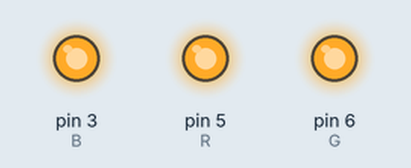
Simulated run of this sketch. Board: Arduino Uno, built with avr-gcc and run on an emulated ATmega328P. Parts: output pins drawn as LEDs (lit = HIGH).

Above: at 0.5 s.
At 1.5 s:
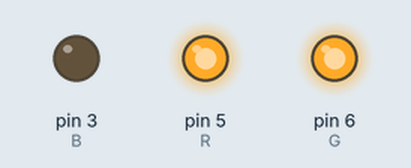
At 2.5 s:
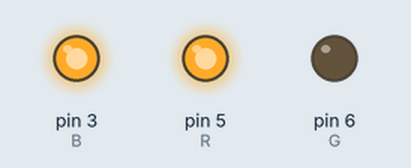
At 3.5 s:
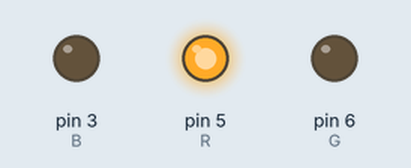
Timing chart, 0 to 4.6 s (numbered marks = the images above):
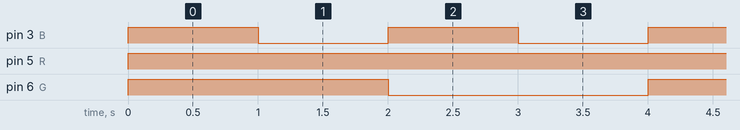

The sketch:

changeColor.ino
```cpp
int R = 5, B = 3, G = 6;

void setup()
{
    pinMode(R, OUTPUT);
    pinMode(G, OUTPUT);
    pinMode(B, OUTPUT);
}

void loop()
{
  // White
    analogWrite(R, 255);analogWrite(G, 255);analogWrite(B, 255);
    delay(1000);

  // Yellow
    analogWrite(R, 255);analogWrite(G, 255);analogWrite(B, 0);
    delay(1000);

  // Purple
    analogWrite(R, 255);analogWrite(G, 0);analogWrite(B, 255);
    delay(1000);

  // Red
    analogWrite(R, 255);analogWrite(G, 0);analogWrite(B, 0);
    delay(1000);
}
```

Measured:
- by itself, pin 3 (B): alternates HIGH for 1.0 s and LOW for 1.0 s
- by itself, pin 5 (R): LOW → HIGH at 0.00 s
- by itself, pin 6 (G): alternates HIGH for 2.0 s and LOW for 2.0 s
